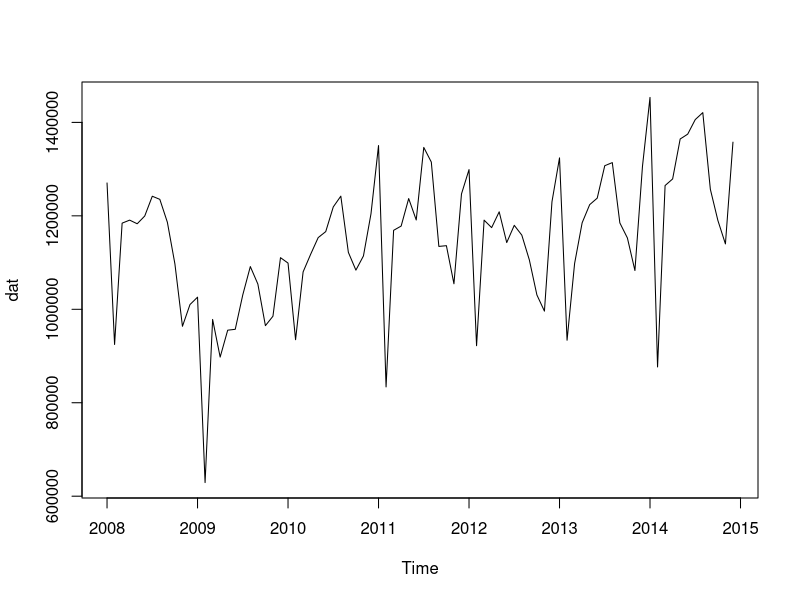
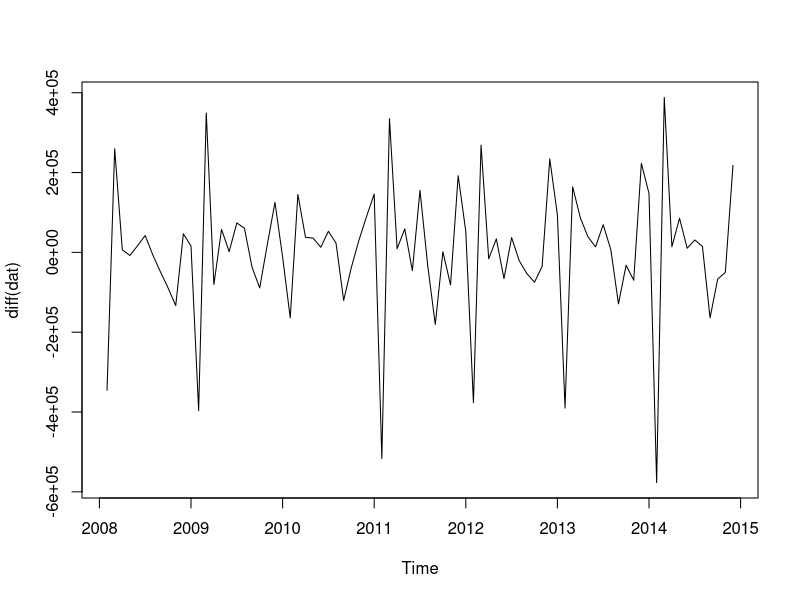
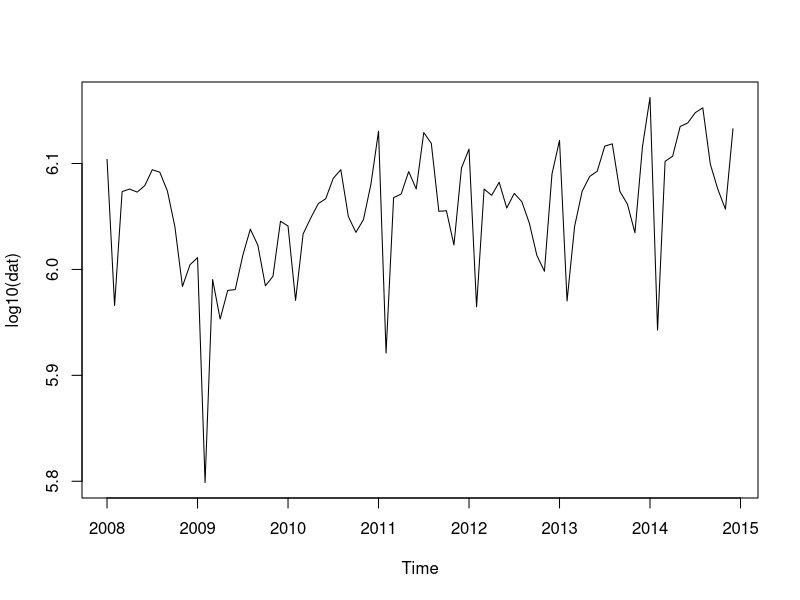
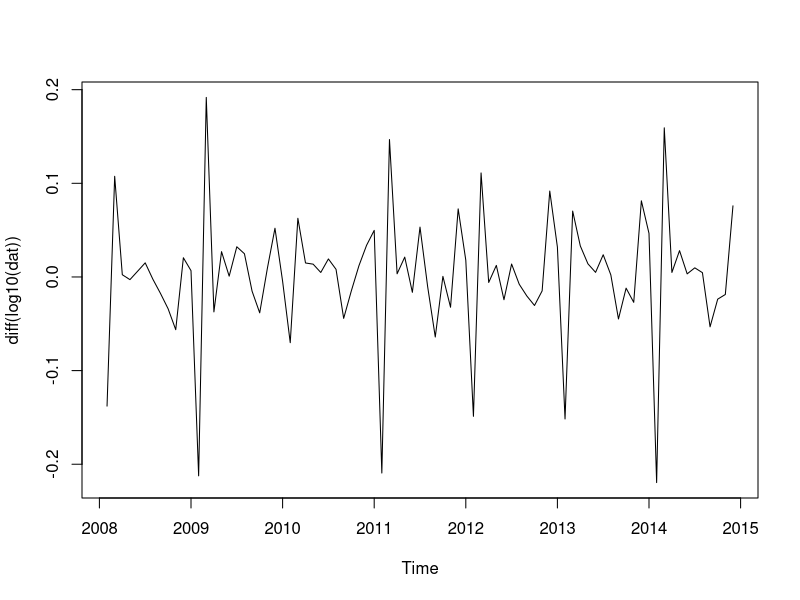
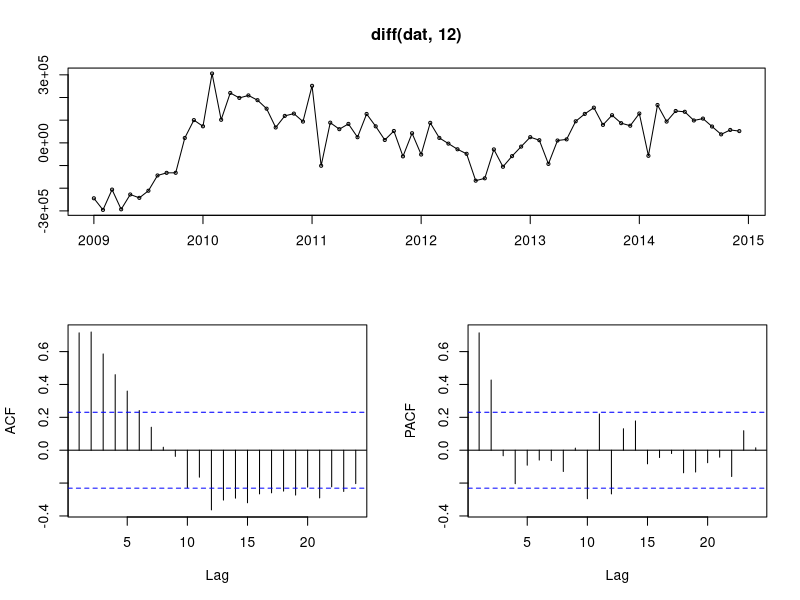
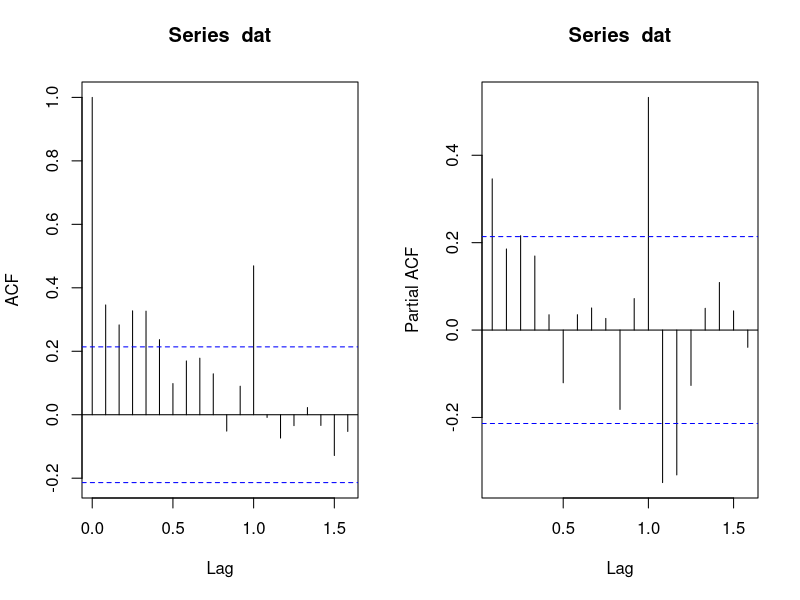
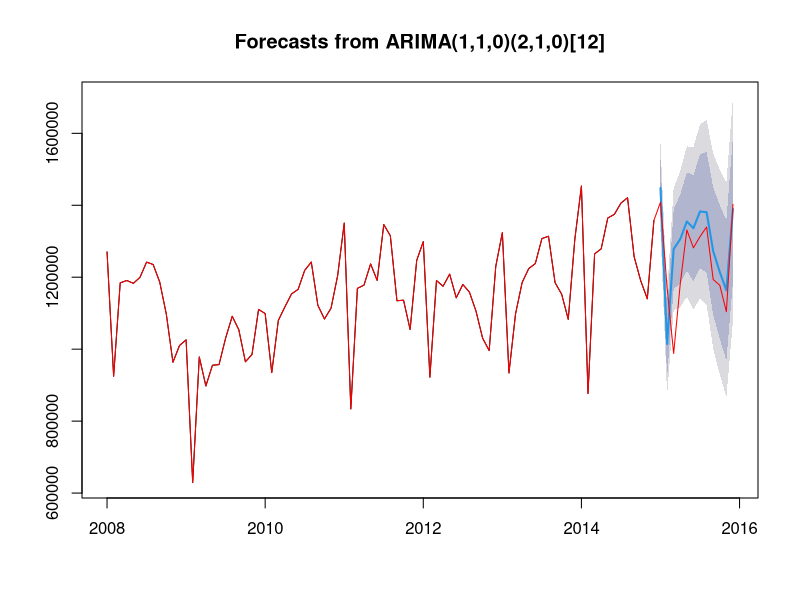

Source code (R) for these figures, in order:
feaeur = read.csv("FEAEUR.csv")
dat = ts(feaeur$TEU[1:84],start = c(2008,1),frequency = 12)

plot(dat)
plot(diff(dat))
plot(log10(dat))
plot(diff(log10(dat)))

install.packages("forecast")
library(forecast)

tsdisplay(diff(dat,12))

par(mfrow = c(1,2))
acf(dat)
pacf(dat)
dev.off()

require(forecast)
arimafit = auto.arima(dat,approximation=FALSE,trace=FALSE)
summary(arimafit)
pred = forecast(arimafit, h =12)
plot(pred)

dat = ts(feaeur$TEU[1:96],start = c(2008,1),frequency = 12)
lines(dat,col="red")
